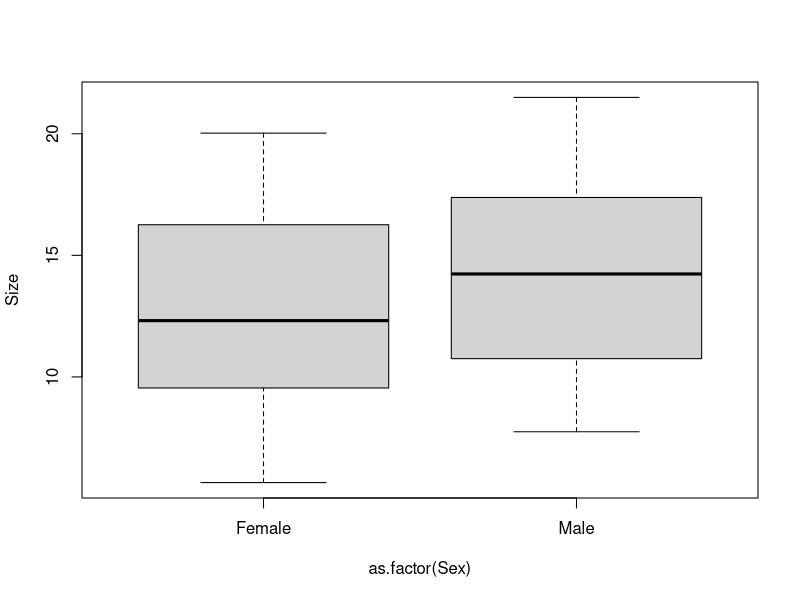
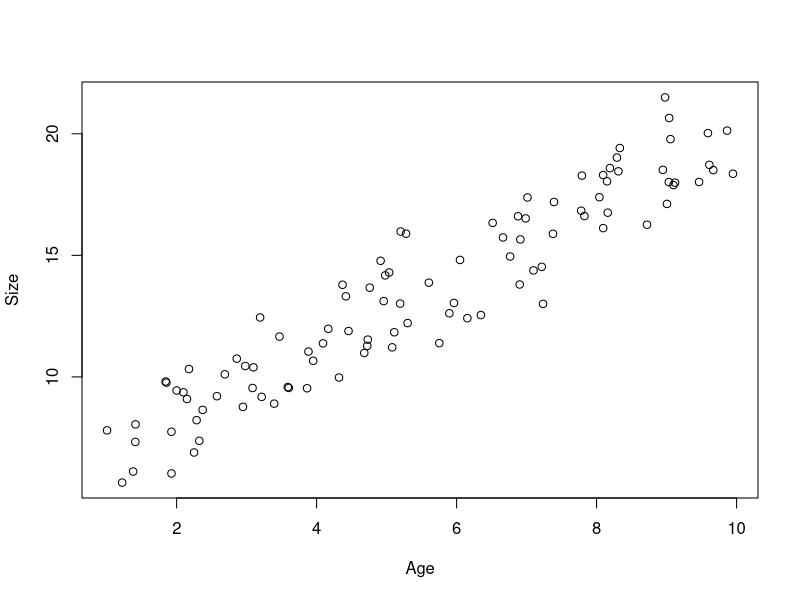
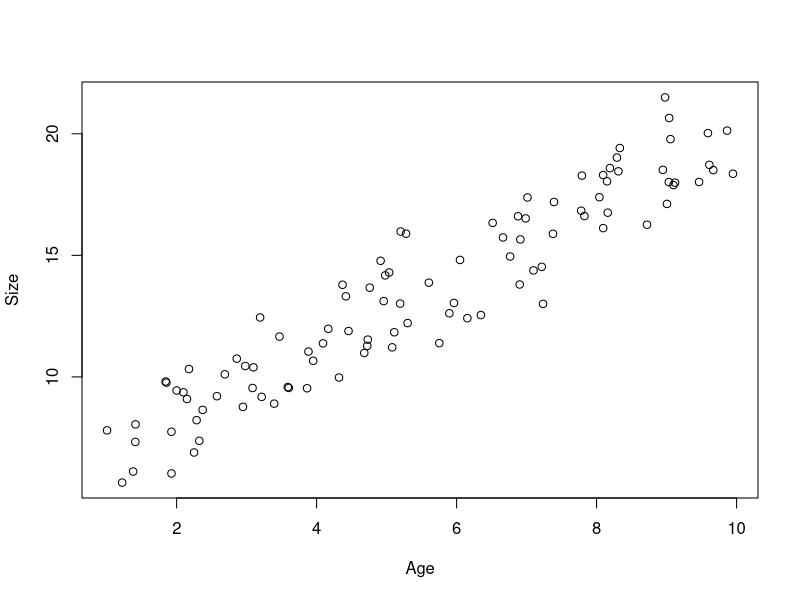
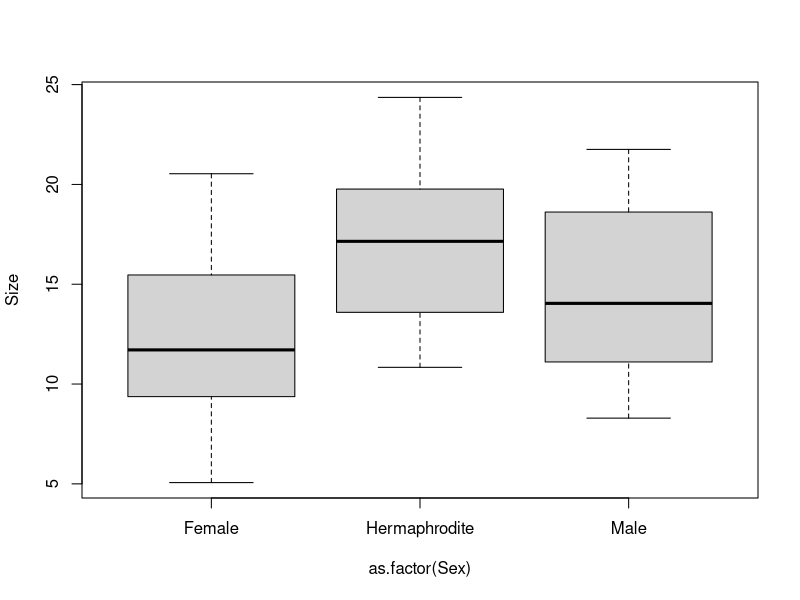
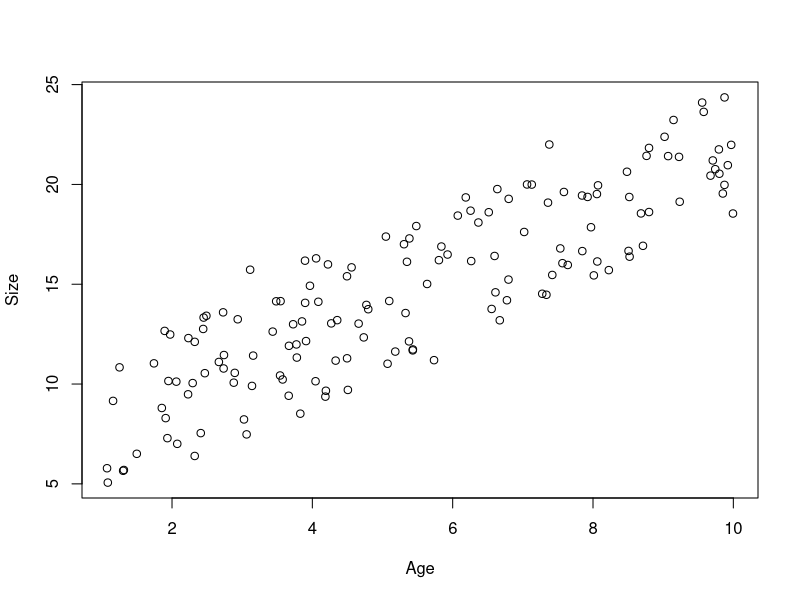

These figures' R source, in order: (Note: this script raises an error after producing the figures.)

#  NRES 710, Multi-variable Modeling
#     University of Nevada, Reno
#     Introduction to multi-variable modeling

# Load in the data and take a look at it
datum <- read.csv("lecture_11_dataset1.csv")

# Take a look at it
head(datum)
tail(datum)

# Plot the effect of sex on size
plot(Size ~ as.factor(Sex), data = datum)

# Plot the effect of sex on size
plot(Size ~ Age, data = datum)

# Simple regression between size and sex 
results1 <- lm(Size ~ Sex, data = datum)
summary(results1)

# Plot
plot(Size ~ Age, data = datum)

# Simple regression between size and age 
results2 <- lm(Size ~ Age, data = datum)
summary(results2)

# Simple regression between size and age 
results3 <- lm(Size ~ Age + Male, data = datum)
summary(results3)

# Load in the data and take a look at it
datum <- read.csv("lecture_11_dataset2.csv")

# Take a look at it
head(datum)
tail(datum)

# Make sure Sex is a factor
datum$Sex <- as.factor(datum$Sex)

# Plot the data
plot(Size ~ as.factor(Sex), data = datum)

# Plot again
plot(Size ~ Age, data = datum)

# Multi-variable analysis
results <- lm(Size ~ Age + Sex, data = datum)
summary(results)

# Use the relevel function to change order of sex
results2 <- lm(Size ~ Age + relevel(Sex, ref = "Male"), data = datum)
summary(results2)

# Back to original results
summary(results)

# ANOVA
anova(results)

# Switch order of effect
results3 <- lm(Size ~ Sex + Age, data = datum)
anova(results3)

# Simple model
results4 <- lm(Size ~ Age, data = datum)

# More complex model
results5 <- lm(Size ~ Age + Sex, data = datum)

# F-drop test
anova(results5, results4)

# Model
results6 <- lm(Size ~ Sex + Age, data = datum)
summary(results6)

# Tukey
results6 <- aov(results6)
TukeyHSD(results6, which = "Sex")



########################### 'Truth' ############################# 
### Lecture 11: code to simulate data for multi-variable analysis

# Set the seed for reproducibility & set graphing parameter
set.seed(123); par(mar=c(4,4,0,0)); par(mfrow=c(1,2))

# First dataset
# X variable
n <- 50
x1 <- c(rep("Female", n), rep("Male", n))
x2 <- runif(n * 2, 1, 10)
dummy <- data.frame(model.matrix(~ x1 - 1))
colnames(dummy) <- c("Female", "Male")

# Simulate error
Error <- rnorm(n * 2, 0, 0.8)

# Predict Y
Response <- 4 + 1.5 * x2 + 2.5 * dummy$Male + Error

# Dataframe
datum <- data.frame(Age = x2, Sex = x1, Male = dummy$Male, Size = Response)

# Save the data
write.csv(datum, "../datasets/lecture_11_dataset1.csv", row.names = FALSE)

# Second dataset
# X variable
n <- 50
groups <- 3
x1 <- c(rep("Female", n), rep("Male", n), rep("Hermaphrodite", n))
x2 <- runif(n * groups, 1, 10)
dummy <- data.frame(model.matrix(~ x1 - 1))
colnames(dummy) <- c("Female", "Hermaphrodite", "Male")

# Simulate error
Error <- rnorm(n * groups, 0, 0.8)

# Predict Y
Response <- 4 + 1.5 * x2 + 2.5 * dummy$Male + 5 * dummy$Hermaphrodite + Error

# Dataframe
datum <- data.frame(Age = x2, Sex = x1, Male = dummy$Male, Herma = dummy$Hermaphrodite, Size = Response)

# Save the data
write.csv(datum, "../datasets/lecture_11_dataset2.csv", row.names = FALSE)
